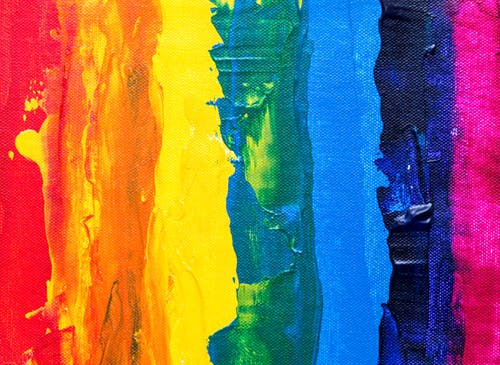
#> input picture RainbowPaint_Pexels.jpeg, 500 x 365 px; the run also reads 1 picture not shown here
$ jupyter execute --allow-errors img_tutorial.ipynb   (shell and % lines are left out)
#> lines starting #> are read from the running program, lines starting #| are printed output that depends on the picture
# Image processing tutorial - Carol Webster

Suppose you're given a bunch of images to analyse. What do you do first?

## Load an image into Numpy

This image was captured on an optical microscope. It is an image at 100x magnification of an array of nanopatterned pillars (looking down on the tops of the pillars).

[cell 1]
import numpy as np
from skimage import io

# Read image into Numpy array
#> (the rest of this cell did not finish here and is left out)

## Find out how many pixels it has and how many channels

The image we just loaded in is a monochrome image, so it has only one channel. It is a 2D array. If it was a colour image it would have three channels for red, green and blue intensities.

https://en.wikipedia.org/wiki/RGB_color_model

#> (a cell that did not finish here is left out)

Now let's load in a colour image. We now have a 3D array with 3 colour channels.

N.B. This image came from https://www.pexels.com/photo/photo-of-rainbow-colored-painting-on-canvas-1704119/

[cell 3]
img_colour = io.imread("RainbowPaint_Pexels.jpeg")
#> img_colour is the input picture: shape (365, 500, 3); mean R, G, B 139.4, 108.4, 93.3
img_colour.shape
#> Out = (365, 500, 3)

## Take a look at the pixel values and number of bits per pixel

We'll start by looking at a small portion of the monochrome image. Notice that it is a 16-bit image (dtype=uint16).

#> (a cell that did not finish here is left out)

Now let's look at the pixel values in a small portion of each channel of the colour image. Notice that it is an 8-bit image (dtype=uint8).

[cell 5]
img_colour[230:234, 220:230, 0]    # Red channel

[cell 6]
img_colour[230:234, 220:230, 1]    # Blue channel

[cell 7]
img_colour[230:234, 220:230, 2]    # Green channel

## Find out how many bits the camera used (could be less than 16 in a 16-bit image)

We'll do this for the 16-bit monochrome image. In the 8-bit colour image, the camera will probably have used all 8 bits.

#> (a cell that did not finish here is left out)

It looks like the camera on the microscope where the monochrome image was captured was using 12 bits.

[cell 9]
2**12 - 1     # an n-bit image has pixel values between 0 and 2**n - 1

##  Plot the image

Matplotlib renormalises the pixel values before plotting, so the monochrome image doesn't look black even though the pixel values are at the low end of the range for 16 bits.

[cell 10]
import matplotlib.pyplot as plt

plt.figure(figsize=(10, 10))
#> (the rest of this cell did not finish here and is left out)

Let's plot the colour image as well.

[cell 11]
plt.figure(figsize=(5, 5))
plt.imshow(img_colour)
plt.axis('off');

Let's have a look at what each colour channel looks like.

[cell 12]
plt.figure(figsize=(20, 30))

plt.subplot(1, 3, 1)
plt.imshow(img_colour[:, :, 0], cmap='gray')
plt.title("Red")
plt.axis('off')

plt.subplot(1, 3, 2)
plt.imshow(img_colour[:, :, 1], cmap='gray')
plt.title("Green")
plt.axis('off')

plt.subplot(1, 3, 3)
plt.imshow(img_colour[:, :, 2], cmap='gray')
plt.title("Blue")
plt.axis('off');
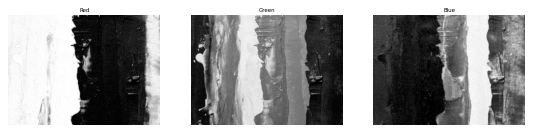
#> figure drawn by matplotlib, 3 panels
